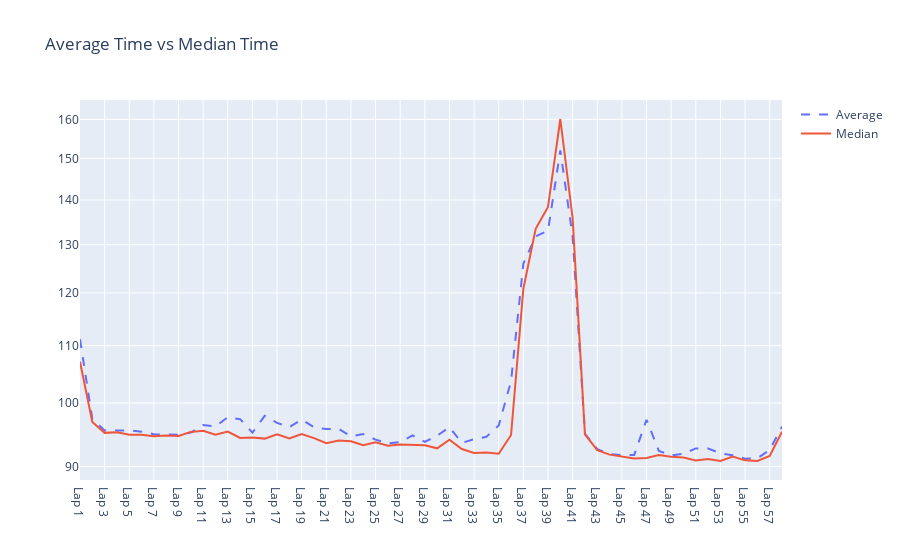

The cell this chart's notebook holds for it:
### Markdown cell above
Compare a single drivers lap times to the average lap times

This is a on a per lap basis, each lap time is only compared to that individuals average lap time, this accounts for laps were there might be a crash or a pace car since that affects all drivers times

Visuallizes how we assign consistancy points

*   Times that are below the average are positivly rewarded
*   Times that are above the average are negativly rewarded

### Code cell
average = working_df[1:].mean(axis=0, skipna=True).tolist()
median = working_df[1:].median(axis=0, skipna=True).tolist()
driver = working_df.loc[working_df['Drivers'] == 'alonso']
driver1 = working_df.loc[working_df['Drivers'] == 'hamilton']

fig = go.Figure()
# Average Line
fig.add_trace(go.Line(x=driver.columns[1:].values.flatten().tolist(),y=average, name='Average', mode='lines', line = dict(dash='dash')))
fig.add_trace(go.Line(x=driver.columns[1:].values.flatten().tolist(),y=median, name='Median', mode='lines'))
# Drivers Line
# fig.add_trace(go.Line(x=driver.columns[1:].values.flatten().tolist(),y=driver.iloc[0].values[1:].flatten().tolist(), name='Alonso'))
# fig.add_trace(go.Line(x=driver1.columns[1:].values.flatten().tolist(),y=driver1.iloc[0].values[1:].flatten().tolist(), name='Hamilton'))
fig.update_layout(title='Average Time vs Median Time')
fig.update_yaxes(type="log")
fig.show()

### Figure 1 — Plotly figure (JSON) as saved in the notebook; plotly's stock layout.template omitted (floating-point values rounded to 4 significant figures)
{"data": [{"line": {"dash": "dash"}, "mode": "lines", "name": "Average", "type": "scatter", "x": ["Lap 1", "Lap 2", "Lap 3", "Lap 4", "Lap 5", "Lap 6", "Lap 7", "Lap 8", "Lap 9", "Lap 10", "Lap 11", "Lap 12", "Lap 13", "Lap 14", "Lap 15", "Lap 16", "Lap 17", "Lap 18", "Lap 19", "Lap 20", "Lap 21", "Lap 22", "Lap 23", "Lap 24", "Lap 25", "Lap 26", "Lap 27", "Lap 28", "Lap 29", "Lap 30", "Lap 31", "Lap 32", "Lap 33", "Lap 34", "Lap 35", "Lap 36", "Lap 37", "Lap 38", "Lap 39", "Lap 40", "Lap 41", "Lap 42", "Lap 43", "Lap 44", "Lap 45", "Lap 46", "Lap 47", "Lap 48", "Lap 49", "Lap 50", "Lap 51", "Lap 52", "Lap 53", "Lap 54", "Lap 55", "Lap 56", "Lap 57", "Lap 58"], "y": [111.1, 97.38, 95.55, 95.5, 95.54, 95.35, 94.95, 94.89, 94.87, 95.21, 96.4, 96.17, 97.66, 97.35, 95.21, 97.88, 96.75, 96.06, 97.29, 96.05, 95.75, 95.79, 94.59, 94.96, 94.1, 93.5, 93.71, 94.76, 93.75, 94.71, 96.06, 93.59, 94.16, 94.54, 96.34, 103.7, 126.0, 131.8, 133.0, 152.0, 131.7, 95.01, 92.62, 91.88, 91.71, 91.74, 97.25, 92.36, 91.66, 91.91, 92.74, 92.73, 92.0, 91.68, 91.18, 91.24, 92.5, 96.14]}, {"mode": "lines", "name": "Median", "type": "scatter", "x": ["Lap 1", "Lap 2", "Lap 3", "Lap 4", "Lap 5", "Lap 6", "Lap 7", "Lap 8", "Lap 9", "Lap 10", "Lap 11", "Lap 12", "Lap 13", "Lap 14", "Lap 15", "Lap 16", "Lap 17", "Lap 18", "Lap 19", "Lap 20", "Lap 21", "Lap 22", "Lap 23", "Lap 24", "Lap 25", "Lap 26", "Lap 27", "Lap 28", "Lap 29", "Lap 30", "Lap 31", "Lap 32", "Lap 33", "Lap 34", "Lap 35", "Lap 36", "Lap 37", "Lap 38", "Lap 39", "Lap 40", "Lap 41", "Lap 42", "Lap 43", "Lap 44", "Lap 45", "Lap 46", "Lap 47", "Lap 48", "Lap 49", "Lap 50", "Lap 51", "Lap 52", "Lap 53", "Lap 54", "Lap 55", "Lap 56", "Lap 57", "Lap 58"], "y": [107.1, 96.91, 95.16, 95.24, 94.88, 94.86, 94.63, 94.75, 94.66, 95.31, 95.48, 94.87, 95.36, 94.35, 94.41, 94.26, 94.92, 94.27, 94.96, 94.33, 93.55, 93.97, 93.84, 93.23, 93.69, 93.17, 93.34, 93.29, 93.22, 92.75, 94.08, 92.64, 92.05, 92.1, 91.92, 94.82, 120.9, 133.5, 138.4, 160.1, 135.8, 94.93, 92.47, 91.79, 91.46, 91.22, 91.28, 91.72, 91.46, 91.34, 90.9, 91.12, 90.84, 91.48, 90.92, 90.82, 91.58, 95.33]}], "layout": {"title": {"text": "Average Time vs Median Time"}, "yaxis": {"type": "log"}}}
